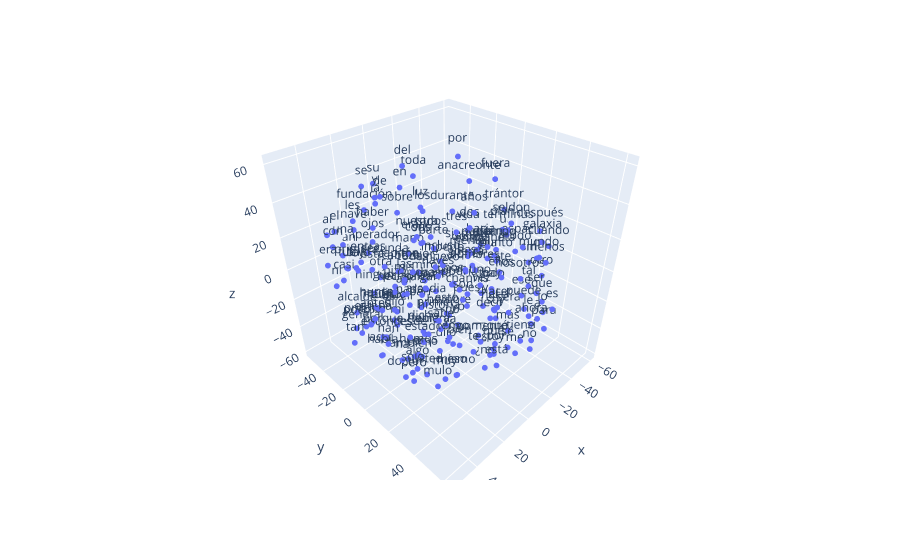

Notebook code cell kept with this figure:
### Code cell
# Graficar los embedddings en 3D

vecs, labels = reduce_dimensions(w2v_model,3)

fig = px.scatter_3d(x=vecs[:MAX_WORDS,0], y=vecs[:MAX_WORDS,1], z=vecs[:MAX_WORDS,2],text=labels[:MAX_WORDS])
fig.update_traces(marker_size = 2)
#fig.show(renderer="colab") # esto para plotly en colab
fig.show() # esto para plotly en colab

### Figure 1 — Plotly figure (JSON) as saved in the notebook; plotly's stock layout.template omitted (floating-point values rounded to 4 significant figures; data arrays with more than 128 entries replaced by an {"elided": "..."} marker saying what was removed)
{"data": [{"hovertemplate": "x=%{x}<br>y=%{y}<br>z=%{z}<br>text=%{text}<extra></extra>", "legendgroup": "", "marker": {"color": "#636efa", "size": 2, "symbol": "circle"}, "mode": "markers+text", "name": "", "scene": "scene", "showlegend": false, "text": {"elided": "200 str values"}, "type": "scatter3d", "x": {"elided": "200 float values"}, "y": {"elided": "200 float values"}, "z": {"elided": "200 float values"}}], "layout": {"legend": {"tracegroupgap": 0}, "margin": {"t": 60}, "scene": {"domain": {"x": [0, 1], "y": [0, 1]}, "xaxis": {"title": {"text": "x"}}, "yaxis": {"title": {"text": "y"}}, "zaxis": {"title": {"text": "z"}}}}}
